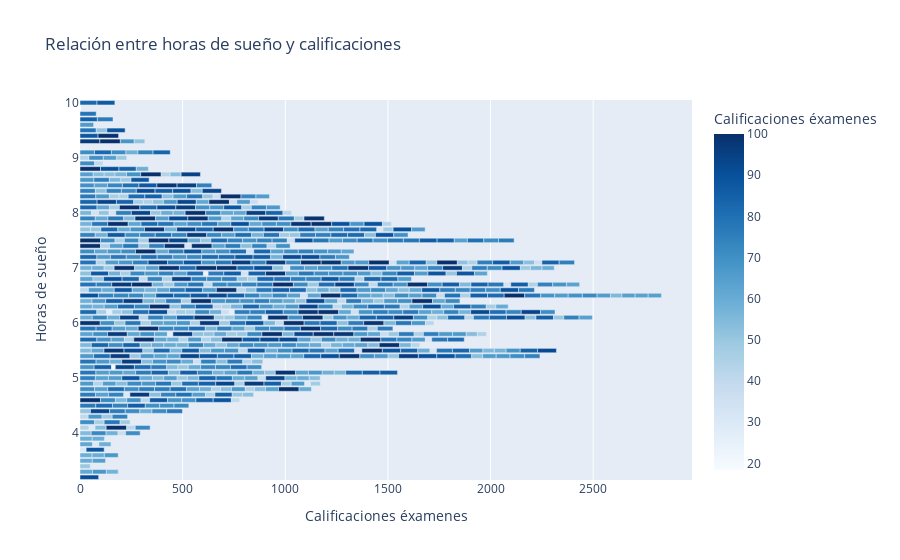

The notebook cell saved with this chart:
### Markdown cell above
#### <b> Conclusiones: </b> en cuanto a las horas de consumo de netflix y las notas, no vemos una relación directa clara. Si observamos la gráfica, podemos afirmar que la mayoría de alumnos consume entre 1 y 5 horas de netflix al día. Sin embargo, la variación de color del gráfico representada por las calificaciones de los exámenes es equitativa en todo el eje x, independientemente de las horas de consumo de la plataforma de streaming.

### Code cell
# Relación horas de sueño y calificaciones con degradado en función de exam_score
fig = px.bar(
    df, 
    x="exam_score", 
    y="sleep_hours", 
    orientation='h', 
    title="Relación entre horas de sueño y calificaciones",
    labels={'exam_score': 'Calificaciones éxamenes', 'sleep_hours': 'Horas de sueño'},
    color="exam_score", 
    color_continuous_scale=px.colors.sequential.Blues)
fig.show()

### Figure 1 — Plotly figure (JSON) as saved in the notebook; plotly's stock layout.template omitted (floating-point values rounded to 4 significant figures; data arrays with more than 128 entries replaced by an {"elided": "..."} marker saying what was removed)
{"data": [{"hovertemplate": "Calificaciones éxamenes=%{marker.color}<br>Horas de sueño=%{y}<extra></extra>", "legendgroup": "", "marker": {"color": {"elided": "1000 float values"}, "coloraxis": "coloraxis", "pattern": {"shape": ""}}, "name": "", "orientation": "h", "showlegend": false, "textposition": "auto", "type": "bar", "x": {"elided": "1000 float values"}, "xaxis": "x", "y": {"elided": "1000 float values"}, "yaxis": "y"}], "layout": {"barmode": "relative", "coloraxis": {"colorbar": {"title": {"text": "Calificaciones éxamenes"}}, "colorscale": [[0, "rgb(247,251,255)"], [0.125, "rgb(222,235,247)"], [0.25, "rgb(198,219,239)"], [0.375, "rgb(158,202,225)"], [0.5, "rgb(107,174,214)"], [0.625, "rgb(66,146,198)"], [0.75, "rgb(33,113,181)"], [0.875, "rgb(8,81,156)"], [1, "rgb(8,48,107)"]]}, "legend": {"tracegroupgap": 0}, "title": {"text": "Relación entre horas de sueño y calificaciones"}, "xaxis": {"anchor": "y", "domain": [0, 1], "title": {"text": "Calificaciones éxamenes"}}, "yaxis": {"anchor": "x", "domain": [0, 1], "title": {"text": "Horas de sueño"}}}}
